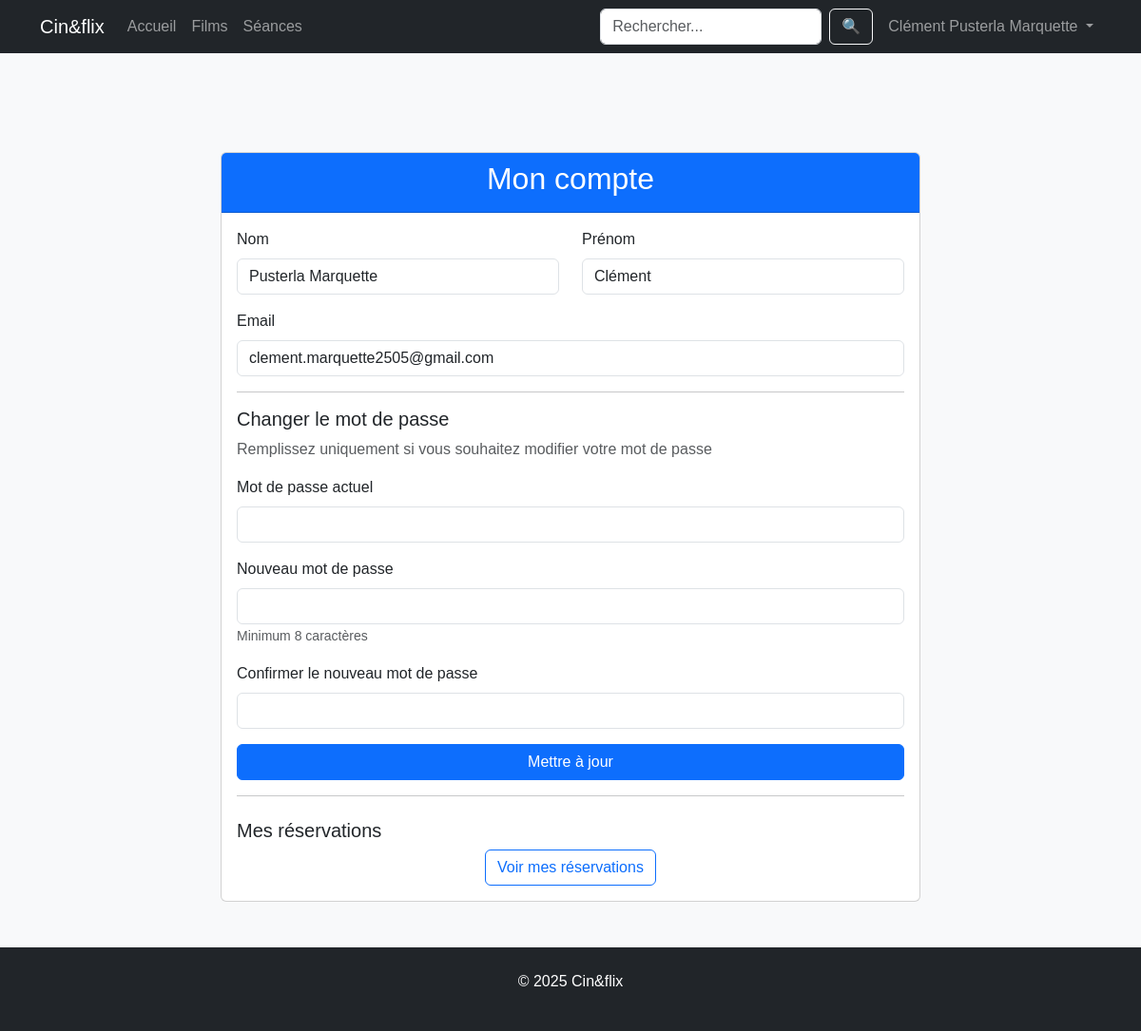
The app's page /compte.php (signed in) with its own data.
### tables this page shows
CREATE TABLE IF NOT EXISTS `utilisateur` (
  `id` int NOT NULL AUTO_INCREMENT,
  `mail` varchar(50) NOT NULL,
  `nom` varchar(50) NOT NULL,
  `prenom` varchar(50) NOT NULL,
  `password` varchar(255) NOT NULL,
  PRIMARY KEY (`id`)
);

### compte.php (the view, shortened to what this page needs)
<?php
require_once 'includes/config.php';
include 'includes/header.php';
$query = $db->prepare("SELECT * FROM utilisateur WHERE id = ?");
$query->execute([$_SESSION['user_id']]);
$user = $query->fetch(PDO::FETCH_ASSOC);
$errors = [];
?>
<div class="row justify-content-center mt-5">
    <div class="col-md-8">
        <div class="card">
            <div class="card-header bg-primary text-white">
                <h2 class="text-center">Mon compte</h2>
            </div>
            <div class="card-body">
                <form method="post">
                    <div class="row">
                        <div class="col-md-6">
                            <div class="mb-3">
                                <label for="nom" class="form-label">Nom</label>
                                <input type="text" class="form-control <?= isset($errors['nom']) ? 'is-invalid' : '' ?>"
                                       id="nom" name="nom" value="<?= htmlspecialchars($user['nom'] ?? '') ?>" required>
                            </div>
                        </div>
                        <div class="col-md-6">
                            <div class="mb-3">
                                <label for="prenom" class="form-label">Prénom</label>
                                <input type="text" class="form-control <?= isset($errors['prenom']) ? 'is-invalid' : '' ?>"
                                       id="prenom" name="prenom" value="<?= htmlspecialchars($user['prenom'] ?? '') ?>" required>
                            </div>
                        </div>
                    </div>
                    <div class="mb-3">
                        <label for="mail" class="form-label">Email</label>
                        <input type="email" class="form-control <?= isset($errors['mail']) ? 'is-invalid' : '' ?>"
                               id="mail" name="mail" value="<?= htmlspecialchars($user['mail'] ?? '') ?>" required>
                    </div>
                    <hr>
                    <h5>Changer le mot de passe</h5>
                    <p class="text-muted">Remplissez uniquement si vous souhaitez modifier votre mot de passe</p>
                    <div class="mb-3">
                        <label for="current_password" class="form-label">Mot de passe actuel</label>
                        <input type="password" class="form-control <?= isset($errors['current_password']) ? 'is-invalid' : '' ?>"
                               id="current_password" name="current_password">
                    </div>
                    <div class="mb-3">
                        <label for="new_password" class="form-label">Nouveau mot de passe</label>
                        <input type="password" class="form-control <?= isset($errors['new_password']) ? 'is-invalid' : '' ?>"
                               id="new_password" name="new_password">
                        <small class="form-text text-muted">Minimum 8 caractères</small>
                    </div>
                    <div class="mb-3">
                        <label for="confirm_password" class="form-label">Confirmer le nouveau mot de passe</label>
                        <input type="password" class="form-control <?= isset($errors['confirm_password']) ? 'is-invalid' : '' ?>"
                               id="confirm_password" name="confirm_password">
                    </div>
                    <div class="d-grid">
                        <button type="submit" class="btn btn-primary btn-block">Mettre à jour</button>
                    </div>
                </form>
                <hr>
                <h5 class="mt-4">Mes réservations</h5>
                <div class="text-center">
                    <a href="reservations.php" class="btn btn-outline-primary">
                        Voir mes réservations
                    </a>
                </div>
            </div>
        </div>
    </div>
</div>
<?php include 'includes/footer.php'; ?>

### assets/css/style.css (style rules this page uses)
body { background-color: #f8f9fa; font-family: 'Arial', sans-serif; margin: 0; min-height: 100vh; display: flex; flex-direction: column; }
.card { transition: transform 0.3s; cursor: pointer; }

### records on screen
utilisateur: nom "Pusterla Marquette", prenom "Clément", mail "clement.marquette2505@gmail.com"

### other values on screen
SITE_NAME "Cin&flix"
$_SESSION['user_name'] "Clément Pusterla Marquette"
